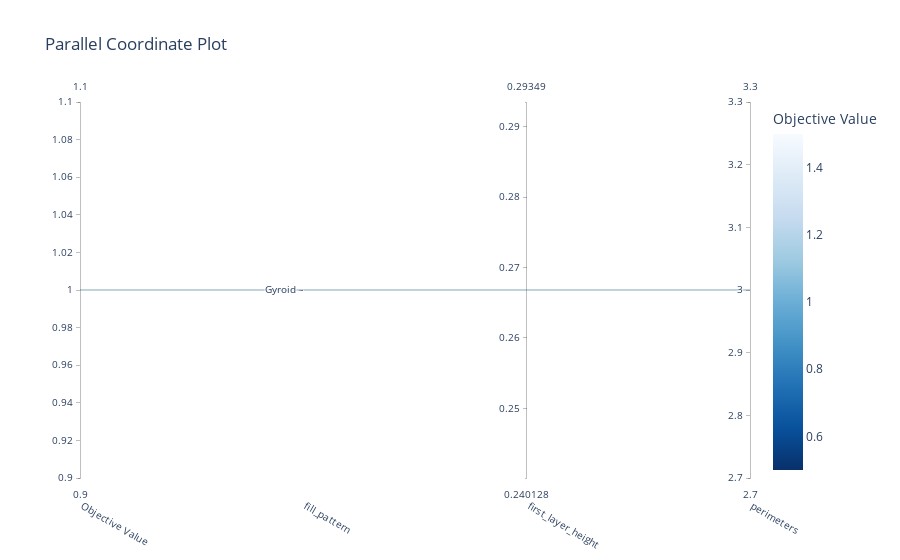

The code cell stored with this chart in its notebook:
### Code cell
# Add stream handler of stdout to show the messages
# optuna.logging.get_logger("optuna").addHandler(logging.StreamHandler(sys.stdout))
study_name = "printer_param_find"  # Unique identifier of the study.
# storage_name = "sqlite:///{}.db".format(study_name)
sampler = optuna.samplers.TPESampler(seed=1)

# study = optuna.create_study(study_name=study_name, storage=storage_name, sampler=sampler)
study = optuna.create_study(study_name=study_name, sampler=sampler)

def objective(trial):
    # слои и периметры
    layers_01_first_layer = trial.suggest_float("first_layer_height", 0.1, 0.5)
    layers_01_perimeters = trial.suggest_int("perimeters", 1, 4)
    layers_01_top_solid_layers = trial.suggest_int("top_solid_layers", 1, 5)
    layers_01_bottom_solid_layers = trial.suggest_int("bottom_solid_layers", 1, 5)
    layers_01_fuzzu_skin = trial.suggest_categorical("fuzzu_skin",["off", "External perimeters"])
    layers_01_fuzzu_skin = trial.suggest_float("fuzzu_skin_thickness", 0.01, 0.6, log=True)
    # заполнение
    layers_02_fill_pattern = trial.suggest_categorical("fill_pattern",["Adaptive cubic", "Gyroid"])
    layers_02_ironing = trial.suggest_categorical("ironing",["True", "False"])
    # юбка и кайма
    layers_03_brim_width = trial.suggest_int("brim_width", 0, 6)
    # extrusion
    extrusion_default = trial.suggest_float("extrusion_default", 0.35, 0.55)
    firts_layer_extrusion_width = trial.suggest_float("firts_layer_extrusion_width", 0.6, 2)
    perimeter_extrusion_width = trial.suggest_float("perimeter_extrusion_width", 0.35, 0.55)
    external_perimeter_extrusion_width = trial.suggest_float("external_perimeter_extrusion_width", 0.35, 0.55)
    infill_extrusion_width = trial.suggest_float("infill_extrusion_width", 0.35, 0.55)
    solid_infill_extrusion_width = trial.suggest_float("solid_infill_extrusion_width", 0.4, 0.65)
    top_infill_extrusion_width = trial.suggest_float("top_infill_extrusion_width", 0.4, 0.65)
    bridge_flow_ratio = trial.suggest_float("bridge_flow_ratio", 0.9, 1.1)
    elephant_foot_compensation = trial.suggest_float("elephant_foot_compensation", 0.0, 0.5)
    # filament
    flow_multiplier = trial.suggest_float("flow_multiplier", 0.9, 1.1)
    temperature = trial.suggest_float("temperature", 200, 220)


    return (score_dict[trial.number] -18)**2


study.optimize(objective, n_trials=1)

fig = optuna.visualization.plot_parallel_coordinate(study, params=["first_layer_height", "perimeters", "fill_pattern"])
fig.show()

### Figure 1 — Plotly figure (JSON) as saved in the notebook; plotly's stock layout.template omitted (floating-point values rounded to 4 significant figures)
{"data": [{"dimensions": [{"label": "Objective Value", "range": [1, 1], "values": [1]}, {"label": "fill_pattern", "range": [0, 0], "ticktext": ["Gyroid"], "tickvals": [0], "values": [0]}, {"label": "first_layer_height", "range": [0.2668, 0.2668], "values": [0.2668]}, {"label": "perimeters", "range": [3, 3], "values": [3]}], "labelangle": 30, "labelside": "bottom", "line": {"color": [1], "colorbar": {"title": {"text": "Objective Value"}}, "colorscale": [[0, "rgb(247,251,255)"], [0.125, "rgb(222,235,247)"], [0.25, "rgb(198,219,239)"], [0.375, "rgb(158,202,225)"], [0.5, "rgb(107,174,214)"], [0.625, "rgb(66,146,198)"], [0.75, "rgb(33,113,181)"], [0.875, "rgb(8,81,156)"], [1, "rgb(8,48,107)"]], "reversescale": true, "showscale": true}, "type": "parcoords"}], "layout": {"title": {"text": "Parallel Coordinate Plot"}}}
